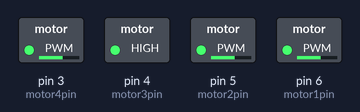
The sketch below on a simulated Arduino Uno, built with avr-gcc and run on an emulated ATmega328P. Parts: switched loads named in the sketch (green lamp = pin HIGH).

Above: at 6.1 s.
Timing chart, 0 to 7.6 s (numbered marks = the images above):
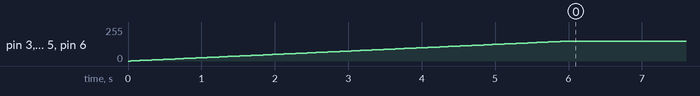

Measured:
- by itself, pin 3 (motor4pin), pin 5 (motor2pin), pin 6 (motor1pin): moves from 1/255 to 150/255 over 5.9 s

The sketch:

motor_control.ino
```cpp
const int motor1pin = 6;       // pin for motor 1
const int motor2pin = 5;       // pin for motor 2
const int motor3pin = 4;        // pin for motor 3
const int motor4pin = 3;        // pin for motor 4
const int defaultSpeed = 150;   // default PWM value
const int speedChange = 100;     // PWM value to add or subtract
const int ramp_delay = 40;      // loop delay time for motor ramp up in milliseconds

int motor1speed = defaultSpeed;      // motor 1 PWM value between 0-255
int motor2speed = defaultSpeed;      // motor 2 PWM value between 0-255
int motor3speed = defaultSpeed;      // motor 3 PWM value between 0-255
int motor4speed = defaultSpeed;      // motor 4 PWM value between 0-255

void setup () {

  Serial.println(" ");
  int speed = 0; // ramp up slowly to default speed
  while(speed<defaultSpeed){
     // write PWM values to motor pins
    analogWrite(motor1pin,speed);
    analogWrite(motor2pin,speed);
    analogWrite(motor3pin,speed);
    analogWrite(motor4pin,speed);
    speed++;            // increment speed
    delay(ramp_delay);  // short delay

}
}
void loop () {
   // send PWM signals to all 4 motors
  analogWrite(motor1pin,motor1speed);
  analogWrite(motor2pin,motor2speed);
  analogWrite(motor3pin,motor3speed);
  analogWrite(motor4pin,motor4speed);

}
```
